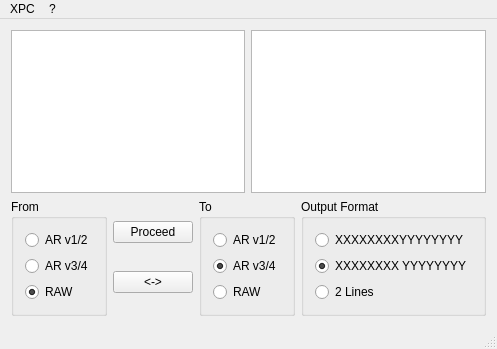
<?xml version="1.0" encoding="UTF-8"?>
<ui version="4.0">
 <class>MainWindow</class>
 <widget class="QMainWindow" name="MainWindow">
  <property name="geometry">
   <rect>
    <x>0</x>
    <y>0</y>
    <width>485</width>
    <height>349</height>
   </rect>
  </property>
  <property name="windowTitle">
   <string>MainWindow</string>
  </property>
  <widget class="QWidget" name="centralWidget">
   <layout class="QGridLayout" name="gridLayout">
    <item row="0" column="0">
     <layout class="QVBoxLayout" name="verticalLayout_5">
      <item>
       <layout class="QHBoxLayout" name="horizontalLayout_2">
        <item>
         <widget class="QTextEdit" name="leftEditor"/>
        </item>
        <item>
         <widget class="QTextEdit" name="rightEditor"/>
        </item>
       </layout>
      </item>
      <item>
       <layout class="QHBoxLayout" name="horizontalLayout">
        <item>
         <widget class="QGroupBox" name="groupBox">
          <property name="title">
           <string>From</string>
          </property>
          <layout class="QVBoxLayout" name="verticalLayout_2">
           <item>
            <widget class="QRadioButton" name="radioButtonLeftARv1">
             <property name="text">
              <string>AR v1/2</string>
             </property>
            </widget>
           </item>
           <item>
            <widget class="QRadioButton" name="radioButtonLeftARv3">
             <property name="text">
              <string>AR v3/4</string>
             </property>
            </widget>
           </item>
           <item>
            <widget class="QRadioButton" name="radioButtonLeftRAW">
             <property name="text">
              <string>RAW</string>
             </property>
             <property name="checked">
              <bool>true</bool>
             </property>
            </widget>
           </item>
          </layout>
         </widget>
        </item>
        <item>
         <layout class="QVBoxLayout" name="verticalLayout_4">
          <item>
           <widget class="QPushButton" name="pushButton">
            <property name="text">
             <string>Proceed</string>
            </property>
           </widget>
          </item>
          <item>
           <widget class="QPushButton" name="pushButton_2">
            <property name="text">
             <string>&lt;-&gt;</string>
            </property>
           </widget>
          </item>
         </layout>
        </item>
        <item>
         <widget class="QGroupBox" name="groupBox_2">
          <property name="title">
           <string>To</string>
          </property>
          <layout class="QVBoxLayout" name="verticalLayout">
           <item>
            <widget class="QRadioButton" name="radioButtonRightARv1">
             <property name="text">
              <string>AR v1/2</string>
             </property>
            </widget>
           </item>
           <item>
            <widget class="QRadioButton" name="radioButtonRightARv3">
             <property name="text">
              <string>AR v3/4</string>
             </property>
             <property name="checked">
              <bool>true</bool>
             </property>
            </widget>
           </item>
           <item>
            <widget class="QRadioButton" name="radioButtonRightRAW">
             <property name="text">
              <string>RAW</string>
             </property>
            </widget>
           </item>
          </layout>
         </widget>
        </item>
        <item>
         <widget class="QGroupBox" name="groupBox_3">
          <property name="title">
           <string>Output Format</string>
          </property>
          <layout class="QVBoxLayout" name="verticalLayout_3">
           <item>
            <widget class="QRadioButton" name="radioButtonFormat1">
             <property name="text">
              <string>XXXXXXXXYYYYYYYY</string>
             </property>
            </widget>
           </item>
           <item>
            <widget class="QRadioButton" name="radioButtonFormat2">
             <property name="text">
              <string>XXXXXXXX YYYYYYYY</string>
             </property>
             <property name="checked">
              <bool>true</bool>
             </property>
            </widget>
           </item>
           <item>
            <widget class="QRadioButton" name="radioButtonFormat3">
             <property name="text">
              <string>2 Lines</string>
             </property>
            </widget>
           </item>
          </layout>
         </widget>
        </item>
       </layout>
      </item>
     </layout>
    </item>
   </layout>
  </widget>
  <widget class="QMenuBar" name="menuBar">
   <property name="geometry">
    <rect>
     <x>0</x>
     <y>0</y>
     <width>485</width>
     <height>20</height>
    </rect>
   </property>
   <widget class="QMenu" name="menuXPC">
    <property name="title">
     <string>XPC</string>
    </property>
    <addaction name="actionTXTtoXPC"/>
    <addaction name="actionXPCtoTXT"/>
   </widget>
   <widget class="QMenu" name="menu">
    <property name="title">
     <string>?</string>
    </property>
    <addaction name="actionAbout"/>
   </widget>
   <addaction name="menuXPC"/>
   <addaction name="menu"/>
  </widget>
  <widget class="QStatusBar" name="statusBar"/>
  <action name="actionTXTtoXPC">
   <property name="text">
    <string>TXT to XPC</string>
   </property>
  </action>
  <action name="actionXPCtoTXT">
   <property name="text">
    <string>XPC to TXT</string>
   </property>
  </action>
  <action name="actionAbout">
   <property name="text">
    <string>About...</string>
   </property>
  </action>
 </widget>
 <layoutdefault spacing="6" margin="11"/>
 <resources/>
 <connections/>
</ui>
